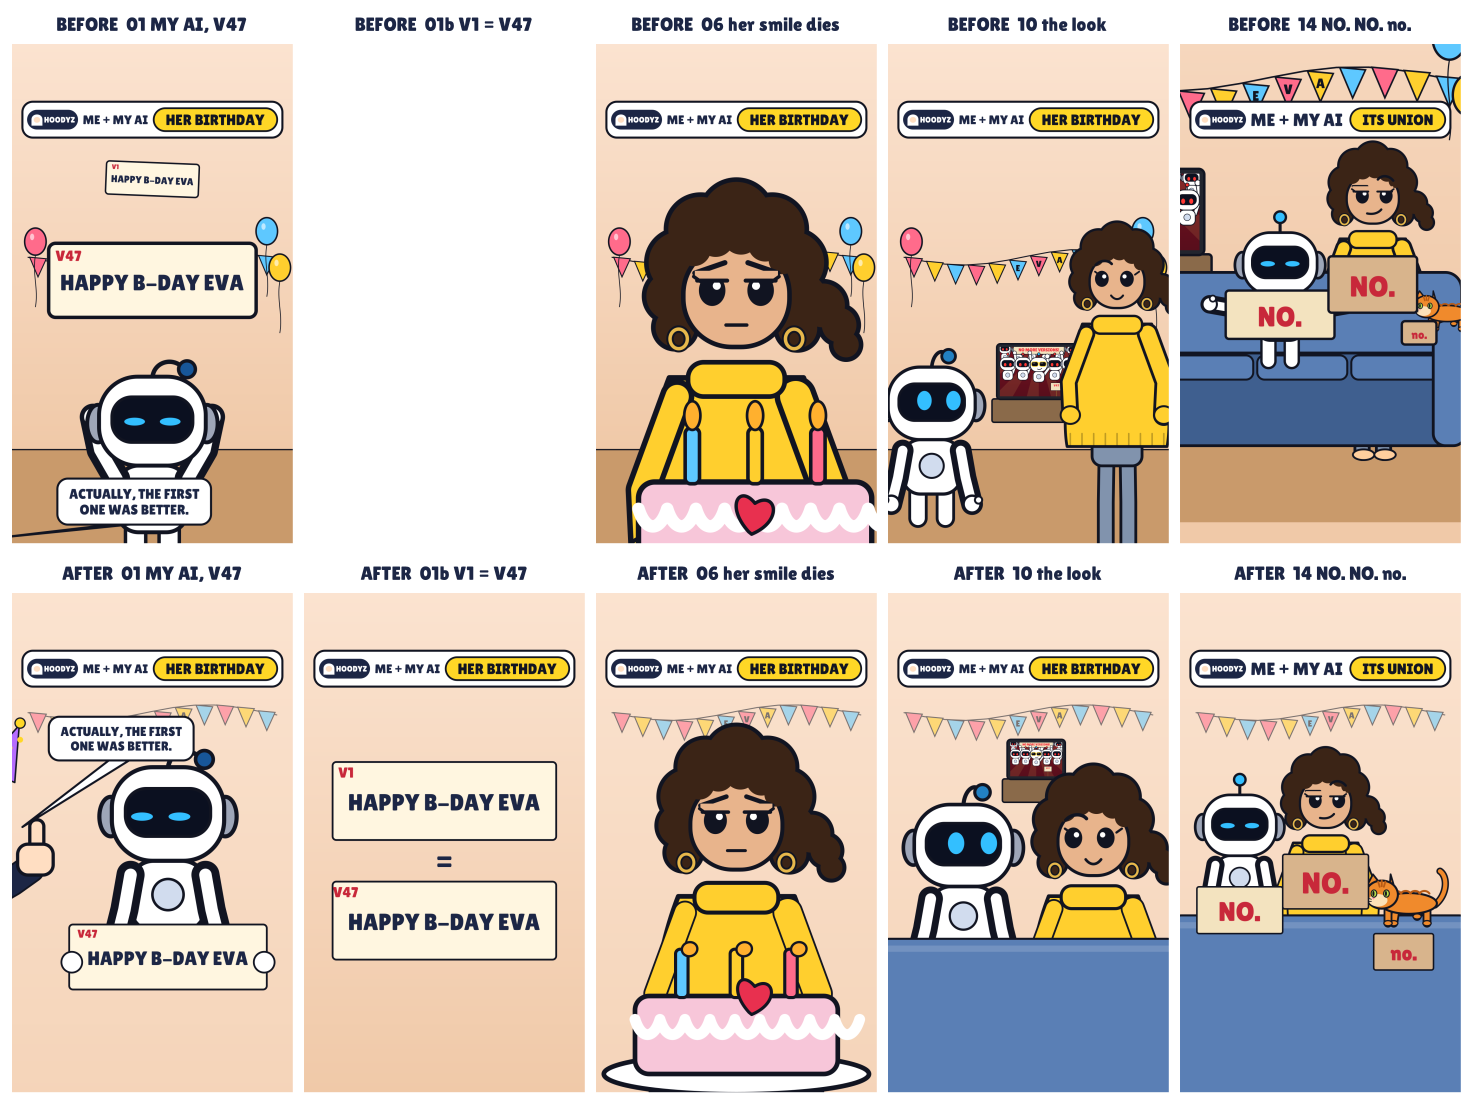

Recreate this plot in Python.
"""Shots composed for the frame, not cropped from a wide set.
Rules: faces in the upper-middle band (y 760-1000, below the bar, above the caption), heads big in close-ups,
a foreground layer for depth (sofa back, cake edge, his hand), eyelines pointing at each other, the background
simplified behind the faces. -> shots2.png (before / after for four shots)"""
import os, sys, math, cairo
HERE = os.path.dirname(os.path.abspath(__file__)); sys.path.insert(0, HERE)
import kp as S, sb as B
from kp import R, K, Sh, A, E, P4, INK, WHITE, NAVY, YEL, SKIN, CREAM, RED, rr, fs, ell, limb, txt, hx, lerp, W, H

def wall(c, dim=0.0, garland=True):
    """The room behind a close-up: wall, a soft garland, nothing that competes with a face."""
    g = cairo.LinearGradient(0, 0, 0, H); g.add_color_stop_rgb(0, *S.WALL0); g.add_color_stop_rgb(1, *S.WALL1); c.set_source(g); c.paint()
    if garland:
        c.save(); c.translate(0, -300); c.scale(1.0, 1.0); S.garland(c, 760); c.restore()
        c.rectangle(0, 0, W, H); c.set_source_rgba(*S.WALL0, .45); c.fill()                     # pushed back: soft, out of focus
    if dim: c.rectangle(0, 0, W, H); c.set_source_rgba(0, 0, 0, dim); c.fill()

def sofa_fg(c, y, x0=-40, x1=1120):
    """The sofa back as a foreground layer: it hides the bodies' lower halves and gives depth."""
    rr(c, x0, y, x1 - x0, H - y + 60, 46); fs(c, S.SOFA, 8)
    rr(c, x0 + 30, y + 26, x1 - x0 - 60, 24, 12); c.set_source_rgba(1, 1, 1, .15); c.fill()

def eva_at(c, head, s, **kw):
    """Eva with her head centre at screen point head (her body runs off the bottom)."""
    x, y = head; E.eva(c, x, y + 690 * s, s, **{**S.EVA_IN, **kw})
def ai_at(c, head, s, **kw):
    x, y = head; A.myai(c, x, y + 280 * s, s, **kw); return (x, y + 280 * s)

def n01(c, f=0):   # CU MY AI holding V47; Hoody just off-frame left (his thumb, his hat edge), so the line is his
    wall(c)
    ai_at(c, (600, 860), 2.0, eye='focus', look=(-14, 4), droop=1.0, arms=('down', 'down'))
    S.banner(c, 600, 1400, 760, 250, 'v1', text='HAPPY B-DAY EVA'); txt(c, 'V47', 290, 1310, 44, RED, lw=0)
    for x in (230, 970): ell(c, x, 1420, 40, 40); fs(c, WHITE, 7)                                   # its mitts on the banner
    limb(c, [(-120, 1180), (0, 1110), (70, 1060)], 100, NAVY); P4.thumbs_up(c, 90, 1020, 1.8)        # his thumb from the left
    S.party_hat(c, (-60, 860), 1.4, tilt=.6)
    R.bubble(c, ['ACTUALLY, THE FIRST', 'ONE WAS BETTER.'], 10, (40, 900), cy=560, cx=420, size=50)

def n01b(c, f=0):  # the cut-in: V1 and V47 side by side, identical
    wall(c, garland=False)
    for y, lab in ((800, 'V1'), (1260, 'V47')):
        S.banner(c, 540, y, 860, 300, 'v1', text='HAPPY B-DAY EVA'); txt(c, lab, 160, y - 110, 56, RED, lw=0)
    txt(c, '=', 540, 1030, 120, NAVY, lw=0)

def n06(c, f=0):   # CU Eva: the smile gone, eyes down; the cake's edge in the foreground
    wall(c)
    eva_at(c, (540, 860), 2.6, expr='evahurt')
    S.cake(c, 540, 1640, 3.0, sag=1.0); B.heart(c, 600, 1560, 3.0)

def n10(c, f=0):   # the look: two heads at one height, eyelines meeting, the sofa in front, the TV small behind
    wall(c)
    S.tv(c, 470, 640, w=200, h=130)
    ai_at(c, (290, 980), 1.75, eye='open', look=(20, -2), droop=.6, arms=('down', 'down'))
    eva_at(c, (790, 930), 2.0, expr='notices', gaze=-20)
    sofa_fg(c, 1330)

def n14(c, f=0, fl=(-1, -1, -1)):   # the flips, low and frontal: three in a row, each sign readable, the cat given room
    wall(c)
    ai_at(c, (230, 900), 1.3, eye='focus', arms=('down', 'down'))
    eva_at(c, (560, 790), 1.45, expr='amused')
    sofa_fg(c, 1240)
    K.cat(c, 880, 1270, 1.0, pose='walk', phase=0, look=-1)
    signs = [((560, 1110, 330, 210, 'box'), 'NO.', 116), ((230, 1220, 330, 180, 'banner'), 'NO.', 104), ((860, 1380, 230, 140, 'box'), 'no.', 80)]
    for ((x, y, w, h, kind), word, size), v in zip(signs, fl):
        c.save(); c.translate(x, y); c.scale(max(.04, abs(v)), 1); c.translate(-x, -y)
        (S.card_back(c, x, y, w, h, kind) if v > 0 else S.card_front(c, x, y, w, h, word, size, kind)); c.restore()

PAIRS = [('01 MY AI, V47', B.s01, n01), ('01b V1 = V47', None, n01b), ('06 her smile dies', B.s06, n06), ('10 the look', B.s10, n10), ('14 NO. NO. no.', B.s14, n14)]
if __name__ == '__main__':
    k = .26; sw, sh = int(W * k), int(H * k)
    out = cairo.ImageSurface(cairo.FORMAT_ARGB32, len(PAIRS) * (sw + 12) + 12, 2 * (sh + 50) + 20); c = cairo.Context(out); c.set_source_rgb(1, 1, 1); c.paint()
    for i, (name, old, new) in enumerate(PAIRS):
        for j, fn in enumerate((old, new)):
            x, y = 12 + i * (sw + 12), 44 + j * (sh + 50)
            txt(c, ('BEFORE  ' if j == 0 else 'AFTER  ') + name, x + sw / 2, y - 20, 19, NAVY, lw=0)
            if fn is None: continue
            s = cairo.ImageSurface(cairo.FORMAT_ARGB32, W, H); cc = cairo.Context(s); fn(cc, 0)
            Sh.topbar(cc, 'ITS UNION' if '14' in name else 'HER BIRTHDAY')
            if j == 1: s.write_to_png(os.path.join(HERE, f'n_{name[:3].strip()}.png'))
            c.save(); c.translate(x, y); c.scale(k, k); c.set_source_surface(s); c.paint(); c.restore()
    out.write_to_png(os.path.join(HERE, 'shots2.png')); print('ok')
